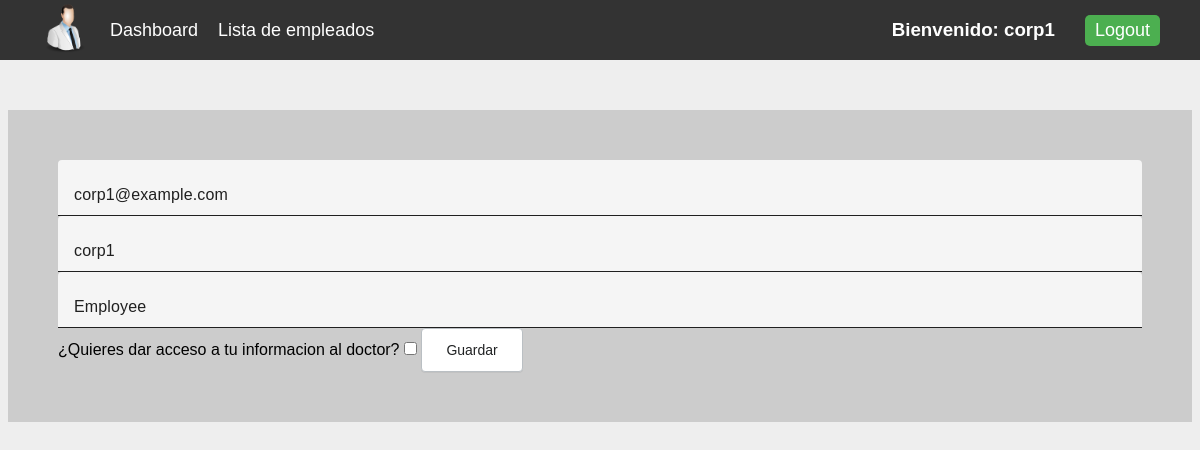
The page /employee_profile (signed in) on the database its author committed.
### app/models/user.py (models this page shows)
class User(db.Model, UserMixin):
    id = db.Column(db.Integer, primary_key=True)
    username = db.Column(db.String(100), unique=True)
    email= db.Column(db.String(100), unique=True)
    password = db.Column(db.String(300))
    is_active = db.Column(db.Boolean, default=False)
    is_corp = db.Column(db.Boolean, default=False)
    is_doctor = db.Column(db.Boolean, default=False)
    is_employee =  db.Column(db.Boolean, default=False)
    role = db.Column(db.String(100), unique=False)
    gender = db.Column(db.String(100), unique=False)
    permissions = db.relationship('Permission', secondary=user_permissions, lazy='subquery',backref=db.backref('users', lazy=True))
    doctor_access = db.Column(db.Boolean, default=False)

### app/views/employee.py (the view)
@app.route("/employee_profile", methods = ['GET','POST'])
@login_required
def employee_profile():
    return render_template("employee_profile.html", user=current_user)

### app/models/user.py (called while the page is built)
@login_manager.user_loader
def load_user(user_id):
    return User.query.get(user_id)

### app/templates/employee_profile.html (shortened to what this page needs)
{% extends 'nav.html' %}
{% block content %}
<link rel="stylesheet" href="{{ url_for('static', filename='css/table.css')}}" />
<link rel="stylesheet" href="{{ url_for('static', filename='css/card.css')}}" />
<input id="email" name="email" type="text" class="textInput" placeholder="Email" value="{{user.email}}">
<input id="name" name="name" type="text" class="textInput" placeholder="Nombre" value="{{user.username}}">
{%if user.is_doctor %}
<input id="is_doctor" name="is_doctor" type="text" class="textInput" placeholder="Doctor/Empleado" value="Doctor">
{% else %}
<input id="is_doctor" name="is_doctor" type="text" class="textInput" placeholder="Doctor/Empleado" value="Employee">
{% endif %}
<label for="checkbox">¿Quieres dar acceso a tu informacion al doctor?</label>
{% if user.doctor_access %}
<input type="checkbox" name="checkbox"  id="checkbox" checked >
{% else %}
<input type="checkbox" name="checkbox"  id="checkbox">
{% endif %}
<button class="add-button" onclick="updateProfile()">Guardar</button>
{% endblock %}

### app/templates/nav.html (shortened to what this page needs)
<!DOCTYPE html>
<html lang="en">
<head>
    <link rel="stylesheet" href="{{ url_for('static', filename='css/nav.css')}}">
</head>
<body>
    <div class="navbar">
		{% if user.is_corp %}
		<a href="{{url_for('dashboard')}}" class="logo"><img style="max-width: 50px; margin-left: 20px;" src="{{ url_for('static', filename='imgs/user2.png')}}" alt=""></a>
		<a href="{{url_for('dashboard')}}">Dashboard</a>
		<a href="{{url_for('corporation')}}">Lista de empleados</a>
		{% endif %}
		{% if user.is_authenticated %}
			<h3 style="margin-right: 30px;">Bienvenido: <strong>{{user.username}}</strong></h3>
			<a href="{{url_for('logout')}}" class="login-button">Logout</a>
		{% else %}
			<a href="{{url_for('login')}}" class="login-button">Login</a>
		{% endif %}
	</div>
	<section class="container">
    {%block content%}
    {%endblock%}
	</section>
</body>
</html>

### app/static/css/nav.css (style rules this page uses)
body { font-family: Arial, sans-serif; background-color: #eee; margin: 0; padding: 0; }
.navbar { background-color: #333; color: white; display: flex; align-items: center; height: 60px; padding: 0 20px; }
.container { max-width: 1500px; width: 100%; width: calc(100% - 1rem); margin: 50px auto; padding: 50px; background: #ccc; }
.logo { font-weight: bold; font-size: 24px; margin-right: 30px; }
.navbar a { color: white; text-decoration: none; margin-right: 20px; font-size: 18px; }
.login-button { background-color: #4CAF50; color: white; border: none; padding: 5px 10px; border-radius: 5px; cursor: pointer; }

### app/static/css/table.css (style rules this page uses)
* { margin: 0; padding: 0; box-sizing: border-box; }
.textInput { color: rgba(0,0,0,.87); border-bottom-color: rgba(0,0,0,.42); font-size: 1rem; font-weight: 400; letter-spacing: .009375em; text-decoration: inherit; text-transform: inherit; align-self: flex-end; box-sizing: border-box; width: 100%; padding: 20px 16px 6px; transition: opacity 150ms cubic-bezier(0.4, 0, 0.2, 1); border: none; border-bottom: 1px solid; border-radius: 4px 4px 0 0; background: rgb(245, 245, 245); height: 56px; }
.add-button { display: inline-block; outline: 0; cursor: pointer; text-align: center; border: 1px solid #babfc3; padding: 11px 24px; min-height: 44px; min-width: 44px; color: #202223; background: #ffffff; border-radius: 4px; font-weight: 500; font-size: 14px; box-shadow: rgba(0, 0, 0, 0.05) 0px 1px 0px 0px; }

### rows shown on the page
User: username "corp1", email "corp1@example.com", name "corp1"
